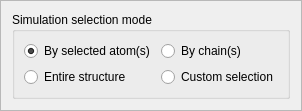
                  <widget class="QFrame" name="_sim_basic_selection_mode_frame">
                   <property name="minimumSize">
                    <size>
                     <width>0</width>
                     <height>100</height>
                    </size>
                   </property>
                   <property name="frameShape">
                    <enum>QFrame::StyledPanel</enum>
                   </property>
                   <property name="frameShadow">
                    <enum>QFrame::Raised</enum>
                   </property>
                   <layout class="QGridLayout" name="gridLayout_2">
                    <item row="1" column="0">
                     <widget class="QGroupBox" name="_sim_basic_selection_mode_group_box">
                      <property name="title">
                       <string>Simulation selection mode</string>
                      </property>
                      <layout class="QGridLayout" name="gridLayout_3">
                       <item row="0" column="0">
                        <widget class="QRadioButton" name="_sim_basic_by_selected_atoms_button">
                         <property name="text">
                          <string>By selected atom(s)</string>
                         </property>
                         <property name="checked">
                          <bool>true</bool>
                         </property>
                        </widget>
                       </item>
                       <item row="0" column="1">
                        <widget class="QRadioButton" name="_sim_basic_by_chain_button">
                         <property name="text">
                          <string>By chain(s)</string>
                         </property>
                        </widget>
                       </item>
                       <item row="1" column="0">
                        <widget class="QRadioButton" name="_sim_basic_whole_structure_button">
                         <property name="text">
                          <string>Entire structure</string>
                         </property>
                        </widget>
                       </item>
                       <item row="1" column="1">
                        <widget class="QRadioButton" name="_sim_basic_custom_selection_button">
                         <property name="text">
                          <string>Custom selection</string>
                         </property>
                        </widget>
                       </item>
                      </layout>
                     </widget>
                    </item>
                   </layout>
                  </widget>
